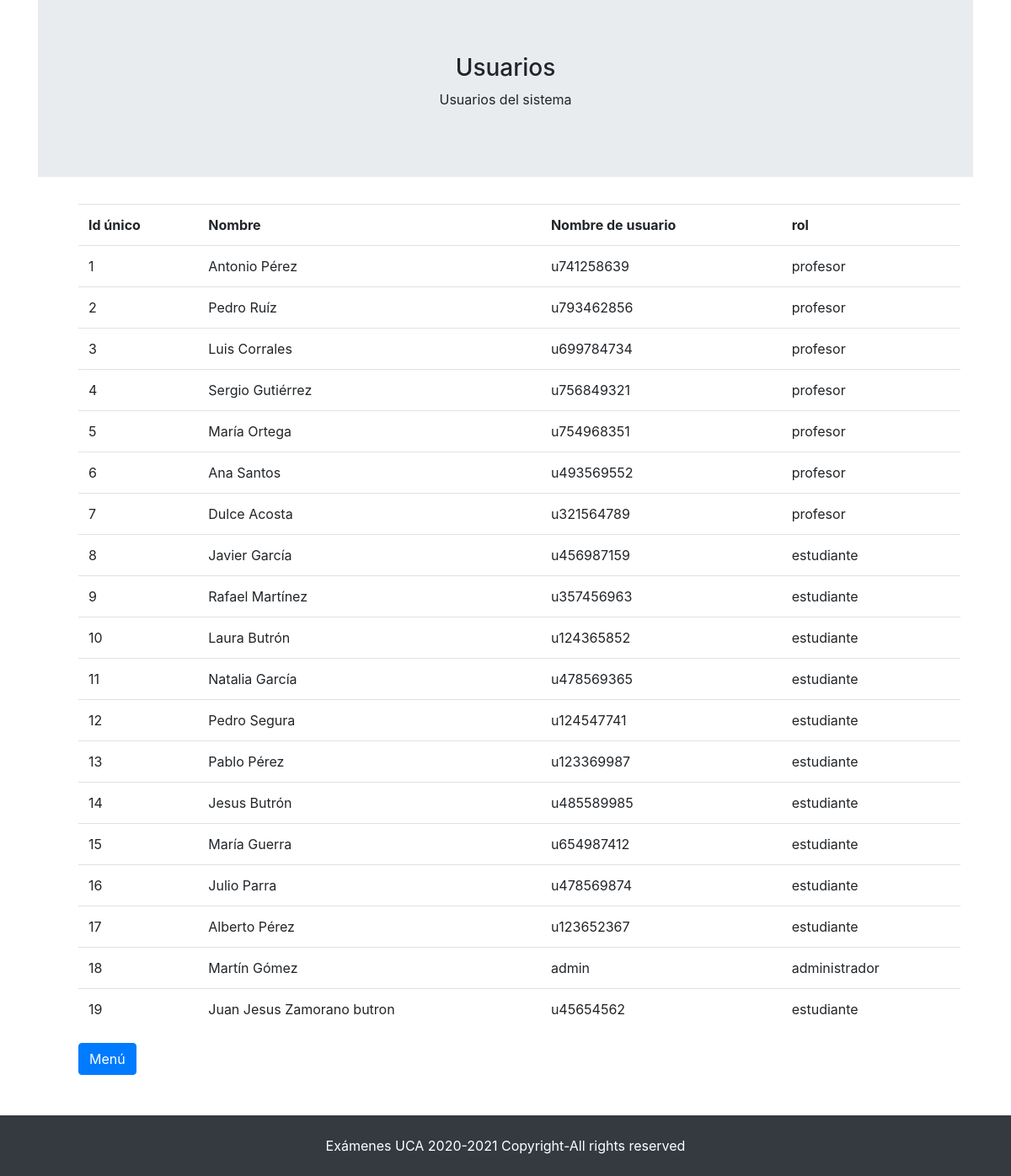
The page /A_listar_usuarios.php (signed in) on the database its author committed.
### tables this page shows
CREATE TABLE `usuario` (
  `id_usuario` smallint NOT NULL,
  `nombre` varchar(100) NOT NULL DEFAULT '',
  `nombre_usuario` varchar(100) NOT NULL DEFAULT '',
  `password` blob,
  `rol` varchar(100) NOT NULL DEFAULT 'usuario'
);

### A_listar_usuarios.php (the view, shortened to what this page needs)
<!DOCTYPE html>
<html lang="en">
<head>
    <link rel="stylesheet" href="https://stackpath.bootstrapcdn.com/bootstrap/4.4.1/css/bootstrap.min.css">
</head>
<body>
<?php
    if(!isset($_SESSION['id_usuario']) || $_SESSION['rol'] != 'administrador'){
        header('Location: login.php');
        exit;
    }else{
    include('connect.php');
    print('<div class="container">');
    print('<div class="jumbotron jumbotron-fluid text-center">');
    print('<h3>Usuarios</h3>');
    print('<p>Usuarios del sistema</p>');
    print('</div>');
    print('<div class="container pl-5 text-left">');
    $instruccion = "select * from usuario";
    $consulta = mysqli_query ($conexion, $instruccion) or die ("Fallo al realizar la consulta");
    $n_filas = mysqli_num_rows($consulta);
    if ($n_filas > 0) {
        print("<TABLE class='table'>\n");
        print("<TR>\n");
        print("<TH scope='col'>Id único</TH>\n");
        print("<TH scope='col'>Nombre</TH>\n");
        print("<TH scope='col'>Nombre de usuario</TH>\n");
        print("<TH scope='col'>rol</TH>\n");
        print("</TR>\n");
        for ($i = 0; $i < $n_filas; $i++) {
            $resultado = mysqli_fetch_array($consulta);
            print("<TR scope='row'>\n");
            print("<TD>" . $resultado['id_usuario'] . "</TD>\n");
            print("<TD>" . $resultado['nombre'] . "</TD>\n");
            print("<TD>" . $resultado['nombre_usuario'] . "</TD>\n");
            print("<TD>" . $resultado['rol'] . "</TD>\n");
            print("</TR>\n");
        }
        print("</TABLE>\n");
    }
    print('<div class="form-group">');
        print('<button onclick=location.href="menu_administrador.php" type="button" class="btn btn-primary">Menú</button>');
    print("</div>\n");
    print("</div>\n");
    print("</div>\n");
}
?>
    <footer class="bg-dark text-center text-white mt-5 relative-bottom">
        <div class="container p-4">Exámenes UCA 2020-2021 Copyright-All rights reserved</div>
    </footer>
</body>
</html>

### rows shown on the page
usuario: id_usuario "1", nombre "Antonio Pérez", nombre_usuario "u741258639", rol "profesor"
usuario: id_usuario "2", nombre "Pedro Ruíz", nombre_usuario "u793462856", rol "profesor"
usuario: id_usuario "3", nombre "Luis Corrales", nombre_usuario "u699784734", rol "profesor"
usuario: id_usuario "4", nombre "Sergio Gutiérrez", nombre_usuario "u756849321", rol "profesor"
usuario: id_usuario "5", nombre "María Ortega", nombre_usuario "u754968351", rol "profesor"
usuario: id_usuario "6", nombre "Ana Santos", nombre_usuario "u493569552", rol "profesor"
usuario: id_usuario "7", nombre "Dulce Acosta", nombre_usuario "u321564789", rol "profesor"
usuario: id_usuario "8", nombre "Javier García", nombre_usuario "u456987159", rol "estudiante"
usuario: id_usuario "9", nombre "Rafael Martínez", nombre_usuario "u357456963", rol "estudiante"
usuario: id_usuario "10", nombre "Laura Butrón", nombre_usuario "u124365852", rol "estudiante"
usuario: id_usuario "11", nombre "Natalia García", nombre_usuario "u478569365", rol "estudiante"
usuario: id_usuario "12", nombre "Pedro Segura", nombre_usuario "u124547741", rol "estudiante"
usuario: id_usuario "13", nombre "Pablo Pérez", nombre_usuario "u123369987", rol "estudiante"
usuario: id_usuario "14", nombre "Jesus Butrón", nombre_usuario "u485589985", rol "estudiante"
usuario: id_usuario "15", nombre "María Guerra", nombre_usuario "u654987412", rol "estudiante"
usuario: id_usuario "16", nombre "Julio Parra", nombre_usuario "u478569874", rol "estudiante"
usuario: id_usuario "17", nombre "Alberto Pérez", nombre_usuario "u123652367", rol "estudiante"
usuario: id_usuario "18", nombre "Martín Gómez", nombre_usuario "admin", rol "administrador"
usuario: id_usuario "19", nombre "Juan Jesus Zamorano butron", nombre_usuario "u45654562", rol "estudiante"
